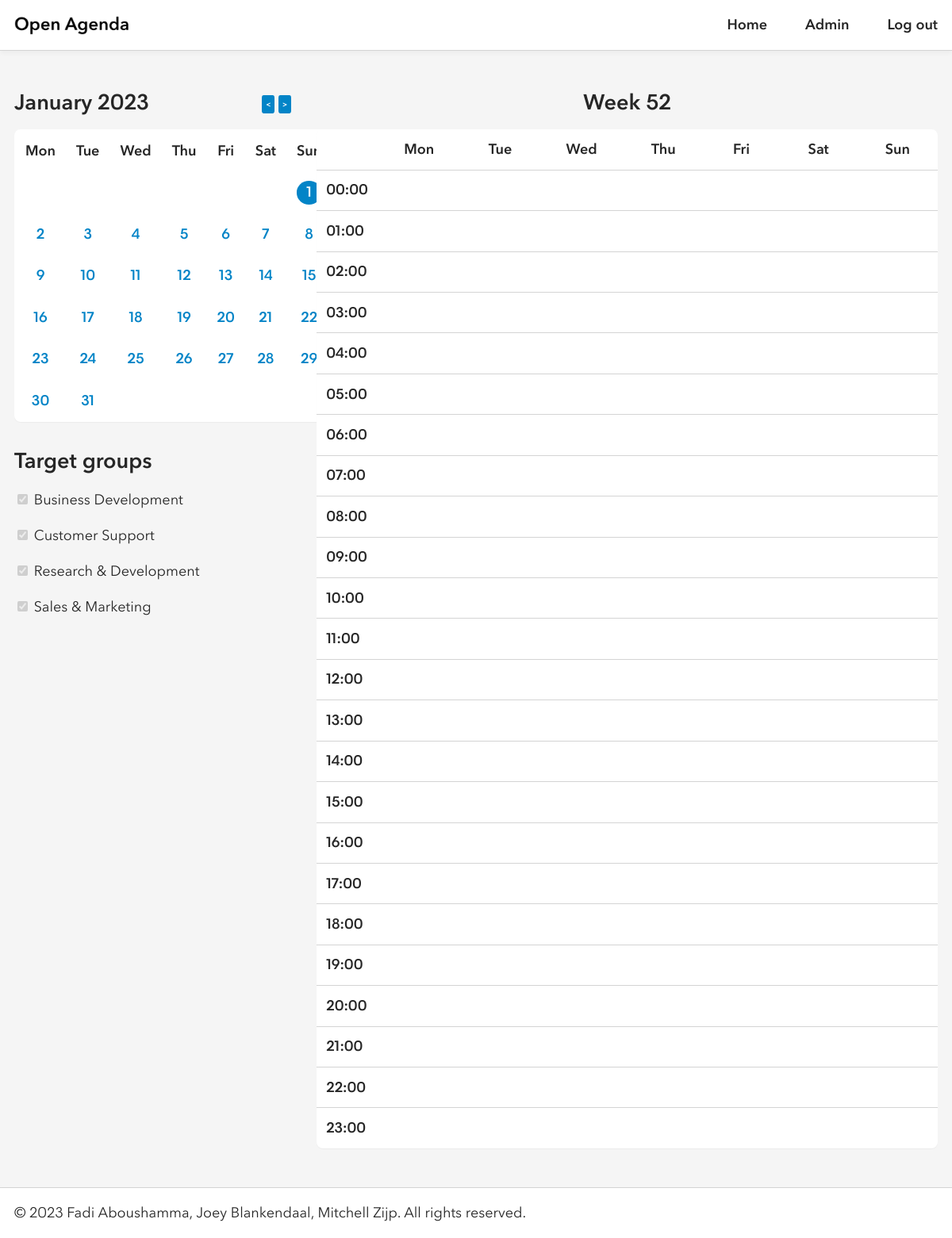
Screenshot of /index.php?year=2023&month=1&day=1 (signed in) with the database file from the repository.
### tables this page shows
create table if not exists users
(
    id char(36) not null,
    name varchar(63) not null,
    email varchar(255) not null,
    password varchar(255) not null,
    is_accepted int(1) not null default 0,
    is_admin boolean not null default 0,
    primary key (id),
    unique (email)
);

create table if not exists groups
(
    id char(36) not null,
    name varchar(31) not null,
    primary key (id),
    unique (name)
);

### private/classes/usermanager.php (called while the page is built, shortened)
<?php
final class UserManager
{
    private $db;
    public function __construct($db)
    {
        $this->db = $db;
    }
    public function is_admin()
    {
        $result = $this->db->query("SELECT is_admin FROM users WHERE id = '" . $this->db->real_escape_string($_SESSION['user']) . "';");
        $user = $result->fetch_assoc();
        return $user['is_admin'];
    }
}

### private/functions.php (called while the page is built, shortened)
<?php
function clean_input($input)
{
    $input = trim($input);
    $input = htmlspecialchars($input);
    return $input;
}

### private/bootstrap.php (called while the page is built, shortened)
<?php
$db = new mysqli('localhost', 'root', '', 'openagenda');
require_once('functions.php');
require_once('classes/calendarmanager.php');
require_once('classes/groupmanager.php');
require_once('classes/usermanager.php');
$calendarManager = new CalendarManager($db);
$groupManager = new GroupManager($db);

### private/classes/calendarmanager.php (called while the page is built, shortened)
<?php
final class CalendarManager
{
    public function get_days_range()
    {
        return ['Mon', 'Tue', 'Wed', 'Thu', 'Fri', 'Sat', 'Sun'];
    }
}

### private/classes/groupmanager.php (called while the page is built)
<?php
final class GroupManager
{
    private $db;
    public function __construct($db)
    {
        $this->db = $db;
    }
    public function get_groups()
    {
        $result = $this->db->query("SELECT * FROM groups");
        return $result->fetch_all(MYSQLI_ASSOC);
    }
}

### private/components/calendar_month.php (the view)
<?php
if (isset($_GET['year']) && isset($_GET['month'])) {
    $year = min(max(clean_input($_GET['year']), 1950), 2100);
    $month = min(max(clean_input($_GET['month']), 1), 12);
} else {
    $year = date('Y');
    $month = date('n');
}
$num_days = cal_days_in_month(CAL_GREGORIAN, $month, $year);
$days = $calendarManager->get_days_range();
$first_day_of_month = date('N', mktime(0, 0, 0, $month, 1, $year))-1;
$selected_day = isset($_GET['day']) ? clean_input($_GET['day']) : date('d');
?>
<div class="calendar-header flex-x center">
    <header>
        <h2><?= date('F Y', mktime(0, 0, 0, $month, 1, $year)); ?></h2>
    </header>
    <div class="right">
        <a href="?year=<?= ($month == 1) ? $year - 1 : $year; ?>&month=<?= ($month == 1) ? 12 : $month - 1; ?>&day=1" class="prev-button">&lt;</a>
        <a href="?year=<?= ($month == 12) ? $year + 1 : $year; ?>&month=<?= ($month == 12) ? 1 : $month + 1; ?>&day=1" class="next-button">&gt;</a>
    </div>
</div>
<table class="calendar">
    <thead>
        <tr>
            <?php
            for ($i = 0; $i < 7; $i++) {
                echo '<th>' . $days[$i] . '</th>';
            }
            ?>
        </tr>
    </thead>
    <tbody>
        <tr>
        <?php
        for ($i = 0; $i < $first_day_of_month; $i++) {
            echo '<td></td>';
        }
        for ($day = 1; $day <= $num_days; $day++) {
            $css_class = $day == $selected_day ? 'selected' : '';
            echo '<td><a class="' .  $css_class . '" href="?year=' . $year . '&month=' . $month . '&day=' . $day . '">' . $day . '</td>';
            if (($day + $first_day_of_month) % 7 == 0) {
                echo '</tr><tr>';
            }
        }
        for ($i = 0; $i < 7 - (($day + $first_day_of_month - 1) % 7); $i++) {
            if((7 - (($day + $first_day_of_month - 1) % 7)) != 7) {
                echo '<td></td>';
                }
        }
        ?>
        </tr>
    </tbody>
</table>

### private/components/target_groups.php
<header>
    <h2 class="left">Target groups</h2>
</header>
<form class="flex-y">
    <?php
    $groups = $groupManager->get_groups();
    if (count($groups) == 0)
    {
    ?>
        <p>No target groups have been created yet.</p>
    <?php
    }
    else
    {
        foreach ($groups as $group)
        {
        ?>
            <div>
                <input type="checkbox" checked disabled>
                <label><?= $group['name'] ?></label>
            </div>
        <?php
        }
    }
    ?>
</form>

### public/assets/style.css (style rules this page uses)
:root { --border: 1px solid var(--border-color); --border-color: #d4d4d4; --border-radius: .5rem; --gap: 1rem; --line-height: 1.618; --padding: var(--padding-y) var(--padding-x); --padding-x: 1.125rem; --padding-y: 1rem; --transition: all .5s; --black: #262626; --black-dark: #000; --green: #16a34a; --light: #f5f5f5; --red: #dc2626; --sky: #0284c7; --sky-dark: #0369a1; --white: #fff; }
html { height: 100%; }
body, button, input { -moz-osx-font-smoothing: grayscale; -webkit-font-smoothing: antialiased; color: var(--black); font: 1.125rem Avenir Next, system-ui,-apple-system,"Segoe UI",Roboto,"Helvetica Neue","Noto Sans","Liberation Sans",Arial,sans-serif,"Apple Color Emoji","Segoe UI Emoji","Segoe UI Symbol","Noto Color Emoji"; line-height: var(--line-height); }
body { background: var(--light); display: flex; flex-direction: column; height: inherit; margin: 0; }
a { color: var(--sky); font-weight: bold; text-decoration: none; }
h1, h2, h3 { line-height: calc(var(--line-height) / 2 + .5); margin: 0; text-align: center; }
table { border-collapse: collapse; width: 100%; }
td, th { border: var(--border); padding: var(--padding); }
tr { background: var(--white); }
.flex-x, .flex-y { display: flex; gap: var(--gap); }
.flex-x { flex-direction: row; }
.flex-y { flex-direction: column; }
.right { margin-left: auto; }
form { display: flex; flex-direction: column; gap: var(--gap); }
form > div, form .flex-y { gap: calc(var(--gap) / 4) !important; }
input { border: var(--border); border-radius: var(--border-radius); padding: var(--padding); }
.calendar { background: var(--white); border-collapse: separate; border-radius: var(--border-radius); box-shadow: 0 1px 1px rgb(0 0 0 / 4%); }
.calendar td, .calendar th { border: 0; padding: calc(var(--padding-y) / 1.5) calc(var(--padding-x) / 1.5); }
.calendar td { width: 150px; text-align: center; }
.calendar tr { background: none; }
.calendar .selected { background: var(--sky); border-radius: 50%; color: var(--white); display: block; }
.prev-button, .next-button { font-size: 10px; color: var(--white); text-decoration: none; padding: 5px; border-radius: 15%; background-color: #0284c7; }
.left { text-align: left; }
.center { align-items: center; }

### rows the page displays
users: is_admin "January 2023"
groups: name "Business Development"
groups: name "Customer Support"
groups: name "Research & Development"
groups: name "Sales & Marketing"

### other values shown
$days[$i] "Mon"
$days[$i] "Tue"
$days[$i] "Wed"
$days[$i] "Thu"
$days[$i] "Fri"
$days[$i] "Sat"
$days[$i] "Sun"
$week_number "52"
$day "Mon"
$day "Tue"
$day "Wed"
$day "Thu"
$day "Fri"
$day "Sat"
$day "Sun"
